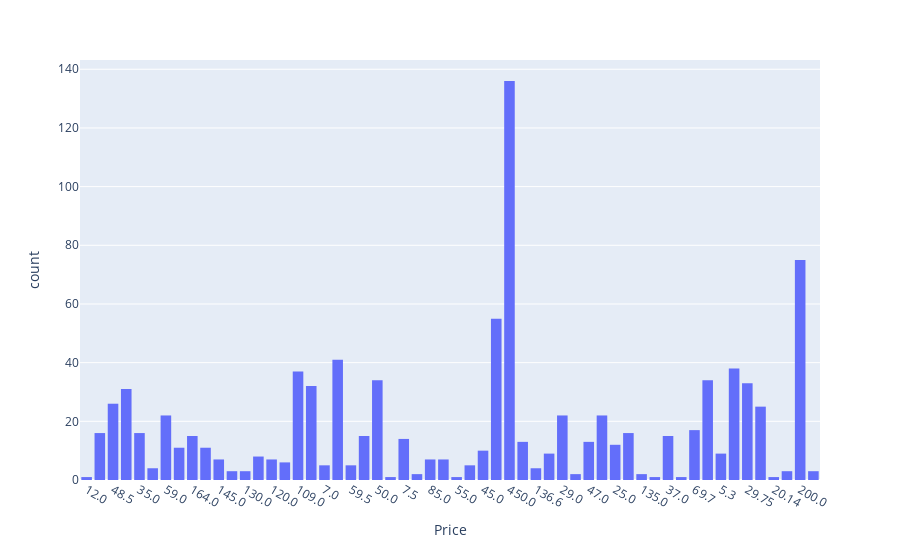

Here is the notebook cell this chart was saved with:
### Markdown cell above
# How Expensive are the Launches? 

Create a histogram and visualise the distribution. The price column is given in USD millions (careful of missing values).

### Code cell
px.histogram(df_data.sort_values(by=["Organisation", "Price"], ascending=[False, False]), x="Price",nbins=10)

### Figure 1 — Plotly figure (JSON) as saved in the notebook; plotly's stock layout.template omitted (floating-point values rounded to 4 significant figures; data arrays with more than 128 entries replaced by an {"elided": "..."} marker saying what was removed)
{"data": [{"alignmentgroup": "True", "bingroup": "x", "hovertemplate": "Price=%{x}<br>count=%{y}<extra></extra>", "legendgroup": "", "marker": {"color": "#636efa", "pattern": {"shape": ""}}, "name": "", "nbinsx": 10, "offsetgroup": "", "orientation": "v", "showlegend": false, "type": "histogram", "x": {"elided": "4324 str values"}, "xaxis": "x", "yaxis": "y"}], "layout": {"autosize": true, "barmode": "relative", "legend": {"tracegroupgap": 0}, "margin": {"t": 60}, "xaxis": {"anchor": "y", "autorange": true, "domain": [0, 1], "range": [-0.5, 55.5], "title": {"text": "Price"}, "type": "category"}, "yaxis": {"anchor": "x", "autorange": true, "domain": [0, 1], "range": [0, 143.2], "title": {"text": "count"}}}}
